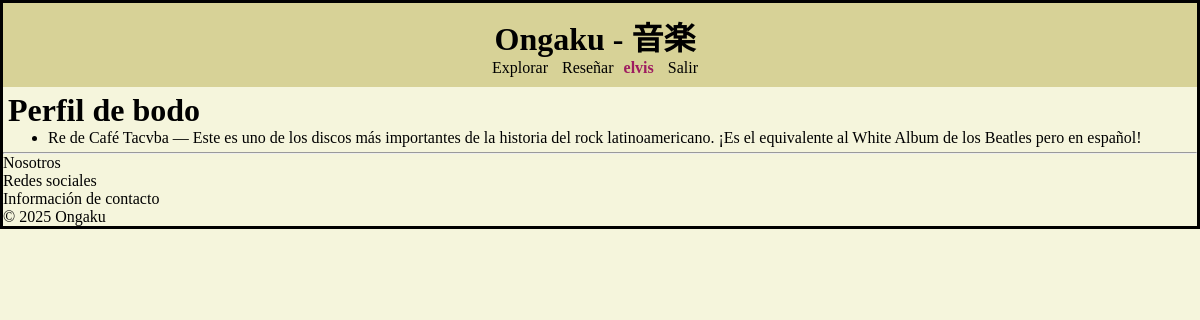
/users/bodo/ (signed in), run on the app's committed database.
### reviews/models.py (models this page shows, shortened)
class Review(models.Model):
    usuario = models.ForeignKey(User, on_delete=models.CASCADE)
    fecha = models.DateTimeField(auto_now_add=True)
    artista = models.CharField(max_length=100)
    album = models.CharField(max_length=100)
    contenido = models.TextField()
    canción_fav = models.CharField(max_length=100)

### users/views.py (the view)
# urls.py: path('<str:username>/', views.mostrar_perfil, name='perfil'),
def mostrar_perfil(request, username):
    usuario = get_object_or_404(User, username=username)
    reseñas = Review.objects.filter(usuario=usuario)
    return render(request, 'perfil.html', {'usuario': usuario, 'reseñas': reseñas})

### templates/perfil.html (shortened to what this page needs)
{% extends "base.html" %}
{% block content %}
<h1>Perfil de {{ usuario.username }}</h1>
<ul>
  {% for reseña in reseñas %}
  <li>{{reseña.album}} de {{ reseña.artista }} — {{ reseña.contenido }}</li>
  {% empty %}
    <li>Este usuario no tiene reseñas todavía.</li>
  {% endfor %}
</ul>
{% endblock content %}

### templates/base.html (shortened to what this page needs)
{% load static %}
<!DOCTYPE html>
<html lang="en">
<head>
    <link rel="stylesheet", href="{% static 'base.css' %}">
</head>
<body>
<header>
    {% if not user.is_authenticated %}
        <h1 id="website-logo"> <a href="{% url 'home' %}">Ongaku - 音楽</a></h1>
        <div id="container">
            <nav>
                <a href="{% url 'explore:home' %}">Explorar</a>
                <a href="{% url 'reviews:crear_reseña' %}">Reseñar</a>
            </nav>
            <nav>
                <a href="{% url 'users:registro' %}">Crear cuenta</a>
                <a href="{% url 'users:ingreso' %}">Iniciar sesión</a>
            </nav>
        </div>
        {% else %}
        <h1 id="website-logo"> <a href="{% url 'home' %}">Ongaku - 音楽</a></h1>
        <div id="container">
            <nav>
                <a href="{% url 'explore:home' %}">Explorar</a>
                <a href="{% url 'reviews:crear_reseña' %}">Reseñar</a>
            </nav>
            <nav>
                <a id="usrname" href="{% url 'users:perfil' username=user.username %}">{{user.username}}</a>
                <a href="{% url 'users:salir' %}">Salir</a>
            </nav>
        {% endif %}
</header>
<main>
{% block content %}
{% endblock content %}
</main>
<hr>
<footer>
<p> Nosotros<br>
Redes sociales<br>
Información de contacto<br>
© 2025 Ongaku</p>
</footer>
</body>
</html>

### static/base.css (style rules this page uses)
* { margin: 0px; }
body { background-color: beige; border: 3px solid black; }
header { background-color: rgb(215, 210, 151); color: rgb(103, 140, 56); margin: 0px; border: 3px 0px; padding: 10px; }
a { color: black; text-decoration: none; margin-right: 10px; }
main { margin: 5px; }
#usrname { color: #9E1C60; font-weight: bold; }
#website-logo { display: flex; flex-direction: row; justify-content: center; }
#container { display: flex; flex-direction: row; justify-content:center; }
main { display: flex; flex-direction: column; justify-content: center; }

### data on the page
Review: album "Re", artista "Café Tacvba", contenido "Este es uno de los discos más importantes de la historia del rock latinoamericano. ¡Es el equivalente al White Album de los Beatles pero en español!"

### other printed values
{{ user.username }} "elvis"
{{ usuario.username }} "bodo"
